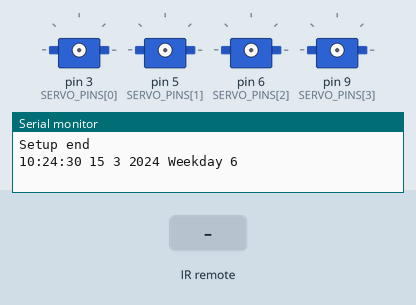
Simulated run of this sketch. Board: Arduino Uno, built with avr-gcc and run on an emulated ATmega328P. Parts: 4 × servo, the last lines printed to the serial monitor. The test bench sets the inputs (shaded band). The local clock reads 2024-03-15 10:24:30 at power-on unless the sketch sets it.

Above: at 1.2 s.
1.3 s: infrared code 0xFF30CF received
At 1.46 s:
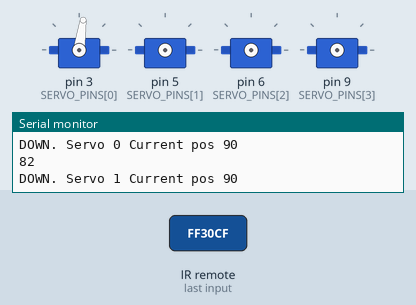
3.3 s: infrared code 0xFFA25D received
At 4.3 s:
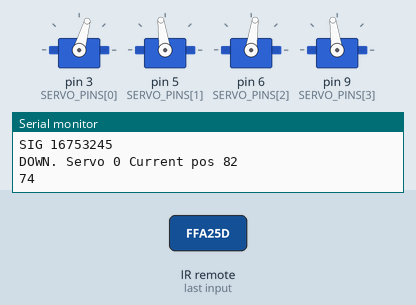
4.9 s: infrared code 0xFF22DD received
At 5.8 s:
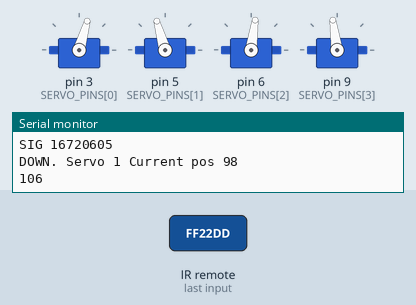
6.6 s: infrared code 0xFF629D received
At 7.2 s:
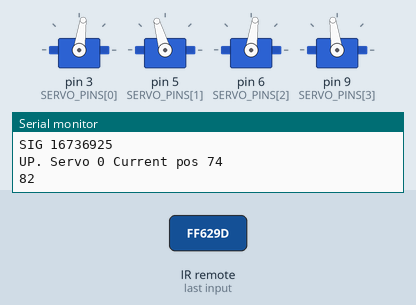
8.2 s: infrared code 0xFFE01F received
At 8.7 s:
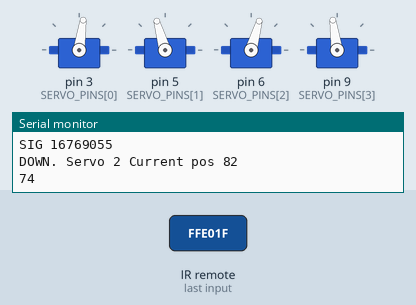
9.9 s: infrared code 0xFF18E7 received
At 10.1 s:
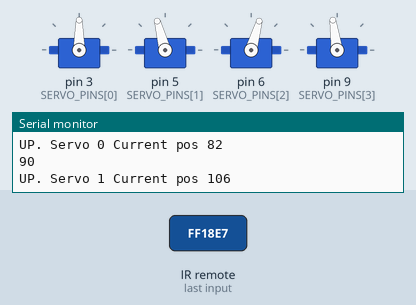
Timing chart, 0 to 12.9 s (numbered marks = the images above; inputs shaded):
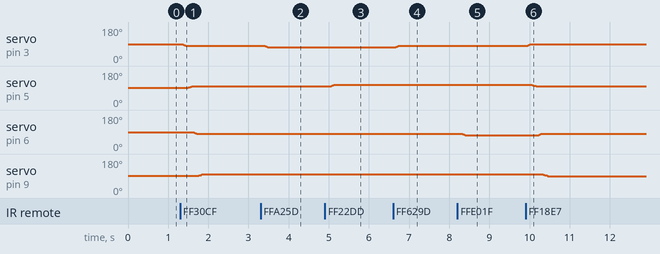

Measured:
- after the input at 1.3 s, servo on pin 3 (SERVO_PINS[0]): 90° → 82° at once; servo on pin 5 (SERVO_PINS[1]): 91° → 98° after 0.19 s; servo on pin 6 (SERVO_PINS[2]): 90° → 82° after 0.32 s; servo on pin 9 (SERVO_PINS[3]): 91° → 98° after 0.47 s
- after the input at 3.3 s, servo on pin 3 (SERVO_PINS[0]): 82° → 74° after 0.09 s
- after the input at 4.9 s, servo on pin 5 (SERVO_PINS[1]): 98° → 106° after 0.13 s
- after the input at 6.6 s, servo on pin 3 (SERVO_PINS[0]): 74° → 82° after 0.07 s
- after the input at 8.2 s, servo on pin 6 (SERVO_PINS[2]): 82° → 74° after 0.11 s
- after the input at 9.9 s, servo on pin 3 (SERVO_PINS[0]): 82° → 90° after 0.05 s; servo on pin 5 (SERVO_PINS[1]): 106° → 98° after 0.17 s; servo on pin 6 (SERVO_PINS[2]): 74° → 82° after 0.32 s; servo on pin 9 (SERVO_PINS[3]): 98° → 90° after 0.44 s

The sketch:

jalousie.ino
```cpp
#include <Servo.h>
#include <Time.h>
#include <TimeAlarms.h>
#include <Wire.h>
#include <DS1307RTC.h>
#include <IRremote.h>

#define IR A3
#define CLK_SDA A4
#define CLK_SCL A5


enum eKeys : unsigned long
{
  KEY_CH_DOWN =    16753245,
  KEY_CH_UP =      16736925,
  KEY_PREV_DOWN =  16720605,
  KEY_NEXT_UP =    16712445,
  KEY_VOL_DOWN =   16769055,
  KEY_VOL_UP =     16754775,
  KEY_0_DOWN =     16738455,
  KEY_100_UP =     16750695,

  KEY_1_DOWN =     16724175,
  KEY_2_UP =       16718055,
  KEY_4_CLOSE =    16716015,
  KEY_5_OPEN =     16726215,

  KEY_CH_SWITCH =   16769565,
  KEY_PLAY_SWITCH = 16761405,
  KEY_EQ_SWITCH =   16748655,
  KEY_200_SWITCH =  16756815,

  STICK = 4294967295
};

enum eDirection
{
  CONNECT_LEFT,
  CONNECT_RIGHT
};

int const ServoCount = 4;
int const StepServo = 8;
int SERVO_PINS[ServoCount] = {3, 5, 6, 9};
int SERVO_TYPE_CONNECT[ServoCount] = {CONNECT_LEFT, CONNECT_RIGHT, CONNECT_LEFT, CONNECT_RIGHT};
Servo servos[ServoCount];

IRrecv irrecv(IR);
decode_results results;


void setup() {
  Serial.begin(9600);
  while (!Serial);
  setSyncProvider(RTC.get);

  irrecv.enableIRIn();
  Alarm.alarmRepeat( 6, 20, 0, OpenAllJalousieByAlarm);
  Alarm.alarmRepeat( 16, 0, 0, CloseAllJalousieByAlarm);

  Serial.println("Setup end");
  digitalClockDisplay();
}

void loop() {
  ManageServoByIR();
  Alarm.delay(100);
}

void RotateServoToEnd( int servoNum,  int pos )
{
  if ( pos >= 180)
    pos = 180;
  for (int i = servos[servoNum].read(); i <= pos; i++)
  {
    servos[servoNum].write(i);
    Alarm.delay(15);
  }
}

void RotateServoToStart( int servoNum,  int pos )
{
  if ( pos <= 0)
    pos = 0;
  for (int i = servos[servoNum].read(); i >= pos; i--)
  {
    servos[servoNum].write(i);
    Alarm.delay(15);
  }
}

void UpServo( int servoNum,  int step )
{
  servos[servoNum].attach(SERVO_PINS[servoNum]);
  int currentPos = servos[servoNum].read();
  Serial.print( "UP. Servo " + String(servoNum) );
  Serial.println( " Current pos " + String(currentPos) );
  if ( SERVO_TYPE_CONNECT[servoNum] ==  CONNECT_RIGHT )
  {
    int pos = currentPos - step;
    RotateServoToStart( servoNum, pos );
  }
  else
  {
    int pos = currentPos + step;
    RotateServoToEnd( servoNum, pos );
  }
  Serial.println(String(servos[servoNum].read()));
  servos[servoNum].detach();
}

void DownServo( int servoNum,  int step )
{
  servos[servoNum].attach(SERVO_PINS[servoNum]);
  int currentPos = servos[servoNum].read();
  Serial.print( "DOWN. Servo " + String(servoNum) );
  Serial.println( " Current pos " + String(currentPos) );
  if ( SERVO_TYPE_CONNECT[servoNum] == CONNECT_LEFT )
  {
    int pos = currentPos - step;
    RotateServoToStart( servoNum, pos );
  }
  else
  {
    int pos = currentPos + step;
    RotateServoToEnd( servoNum, pos );
  }
  Serial.println(String(servos[servoNum].read()));
  servos[servoNum].detach();
}

void UpJalousie( int servoNum )
{
  UpServo(servoNum, StepServo);
}

void DownJalousie( int servoNum )
{
  DownServo(servoNum, StepServo);
}

void OpenAllJalousie()
{
  Serial.println("OpenAllJalousie");
  for (byte i = 0; i < ServoCount; i++)
    UpServo(i, 180);
}

void CloseAllJalousie()
{
  Serial.println("CloseAllJalousie");
  for (byte i = 0; i < ServoCount; i++)
    DownServo(i, 180);

}

void OpenAllJalousieByAlarm()
{
  Serial.println("OpenAllJalousieByAlarm");
  int currentWeekday = weekday();
  if ( currentWeekday == dowSaturday || currentWeekday == dowSunday )
    Alarm.alarmOnce( 9, 20, 0, OpenAllJalousie);
  else
  {
    float currentDate = GetCurrentDay();
    float offsetTime = ( -sin(0.018 * currentDate - 1.608) + 1 ) * 0.8;
    if (offsetTime < 1)
      offsetTime = 0.35; // 6:20
    int offsetHour = (int)offsetTime;
    int offsetMinute = (offsetTime - (float)offsetHour) * 58;
    Alarm.alarmOnce( 6 + offsetHour, offsetMinute + 1, 0, OpenAllJalousie);
  }
}

void CloseAllJalousieByAlarm()
{
  Serial.println("CloseAllJalousieByAlarm");
  float currentDate = GetCurrentDay();
  float offsetTime = ( sin(0.018 * currentDate - 1.608) + 1 ) * 2.5 + 0.6;
  int offsetHour = (int)offsetTime;
  int offsetMinute = (offsetTime - (float)offsetHour) * 58;
  Alarm.alarmOnce( 16 + offsetHour, offsetMinute + 1, 0, CloseAllJalousie);
}

int GetCurrentDay()
{
  int currentMonth = month();
  float currentDay = day();
  return (currentMonth - 1) * (float)30.4 + currentDay;
}
void SwitchJalousie( int servoNum )
{
  Serial.print("SwitchJalousie. Number ");
  Serial.println(servoNum);
  if ( ( (int)(servos[servoNum].read() < 90) + (int)(SERVO_TYPE_CONNECT[servoNum] == CONNECT_LEFT) ) & 1 )
    DownServo(servoNum, 180);
  else
    UpServo(servoNum, 180);
}

void UpAllJalousie()
{
  Serial.println("UpAllJalousie");
  for (byte i = 0; i < ServoCount; i++)
    UpJalousie(i);
}

void DownAllJalousie()
{
  Serial.println("DownAllJalousie");
  for (byte i = 0; i < ServoCount; i++)
    DownJalousie(i);
}

unsigned long ReciveKeys()
{
  decode_results results;
  if (irrecv.decode(&results))
  {
    Serial.print("SIG ");
    Serial.println(results.value);
    irrecv.resume();
    return results.value;
  }
}

unsigned long lastButton = 0;
void ManageServoByIR()
{
  unsigned long IRSignal = ReciveKeys();
  if (IRSignal == STICK)
  {
    IRSignal = lastButton;
  }
  switch (IRSignal)
  {
    // НУЛЕВАЯ
    case KEY_CH_DOWN: {
        lastButton = IRSignal;
        DownJalousie(0);
        break;
      }
    case KEY_CH_UP: {
        lastButton = IRSignal;
        UpJalousie(0);
        break;
      }
    case KEY_CH_SWITCH: {
        SwitchJalousie(0);
        break;
      }
    // ПЕРВАЯ
    case KEY_PREV_DOWN: {
        lastButton = IRSignal;
        DownJalousie(1);
        break;
      }
    case KEY_NEXT_UP: {
        lastButton = IRSignal;
        UpJalousie(1);
        break;
      }
    case KEY_PLAY_SWITCH: {
        SwitchJalousie(1);
        break;
      }
    // ВТОРАЯ
    case KEY_VOL_DOWN: {
        lastButton = IRSignal;
        DownJalousie(2);
        break;
      }
    case KEY_VOL_UP: {
        lastButton = IRSignal;
        UpJalousie(2);
        break;
      }
    case KEY_EQ_SWITCH: {
        SwitchJalousie(2);
        break;
      }
    // ТРЕТЬЯ
    case KEY_0_DOWN: {
        lastButton = IRSignal;
        DownJalousie(3);
        break;
      }
    case KEY_100_UP: {
        lastButton = IRSignal;
        UpJalousie(3);
        break;
      }
    case KEY_200_SWITCH: {
        SwitchJalousie(3);
        break;
      }
    // ВСЕ
    case KEY_1_DOWN: {
        lastButton = IRSignal;
        DownAllJalousie();
        break;
      }
    case KEY_2_UP: {
        lastButton = IRSignal;
        UpAllJalousie();
        break;
      }
    case KEY_4_CLOSE: {
        CloseAllJalousie();
        break;
      }
    case KEY_5_OPEN: {
        OpenAllJalousie();
        break;
      }
  }
}

void digitalClockDisplay() {
  Serial.print(hour());
  printDigits(minute());
  printDigits(second());
  Serial.print(" ");
  Serial.print(day());
  Serial.print(" ");
  Serial.print(month());
  Serial.print(" ");
  Serial.print(year());
  Serial.print(" Weekday ");
  Serial.print(weekday());
  Serial.println();
}

void printDigits(int digits) {
  // utility function for digital clock display: prints preceding colon and leading 0
  Serial.print(":");
  if (digits < 10)
    Serial.print('0');
  Serial.print(digits);
}
```
